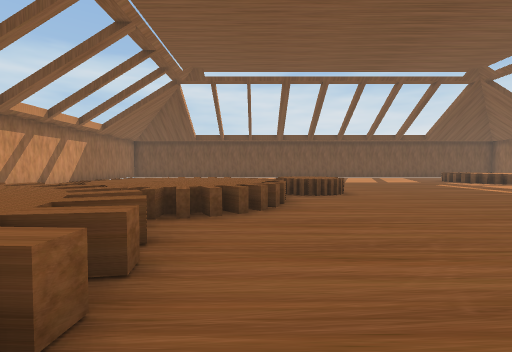
View 1 (above)

17 first-person views from a walk through a scene from a Unity 3-D project. The camera is 1.5 m above the floor, tilts 2° down and sees 85° across. The floor is counted in squares, 2 m on a side. Each view is taken from the middle of a square. On the plan, view 1 faces up. The plan holds only what a view shows up to about 10 squares ahead; the rest is blank.

View 2
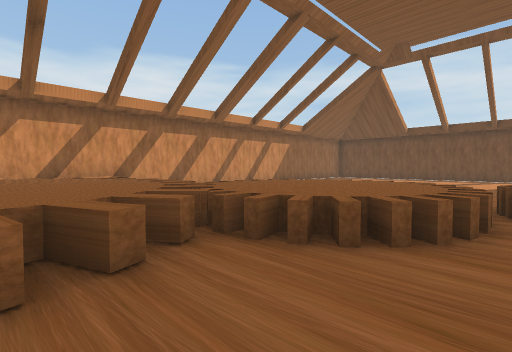

View 3
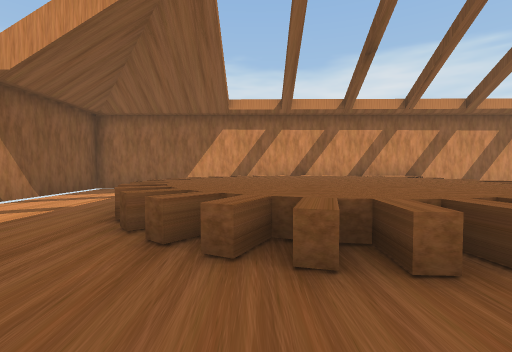

View 4
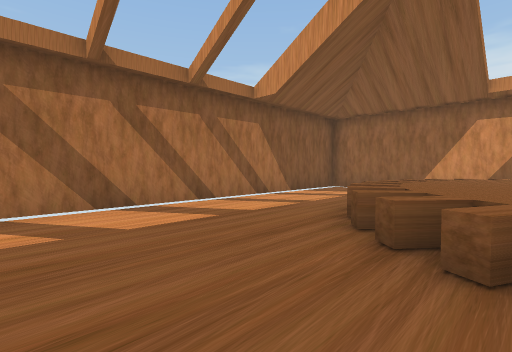

View 5
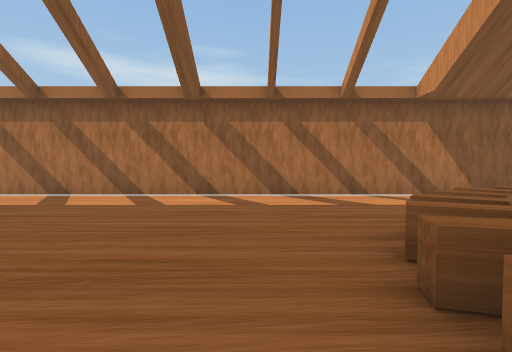

View 6
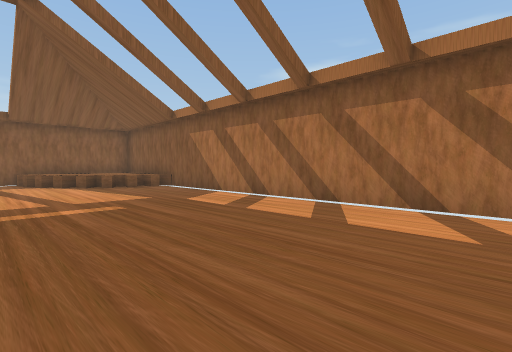

View 7
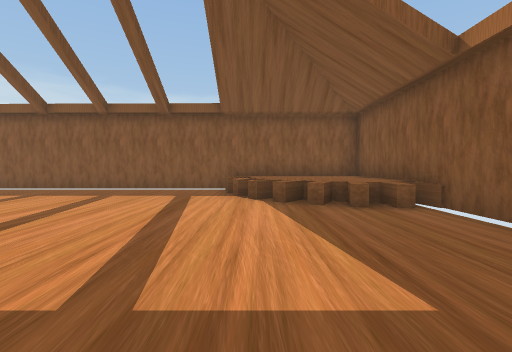

View 8
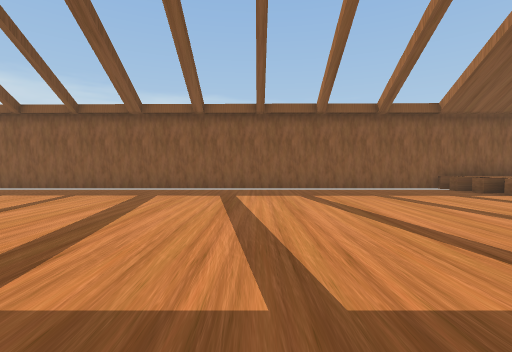

View 9
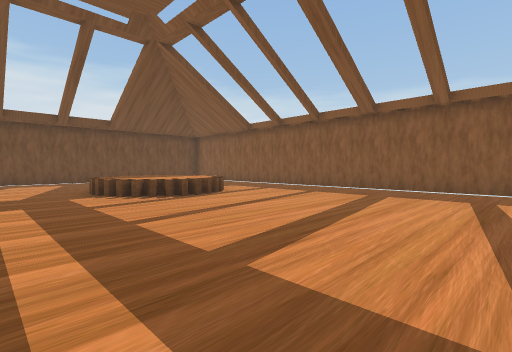

View 10
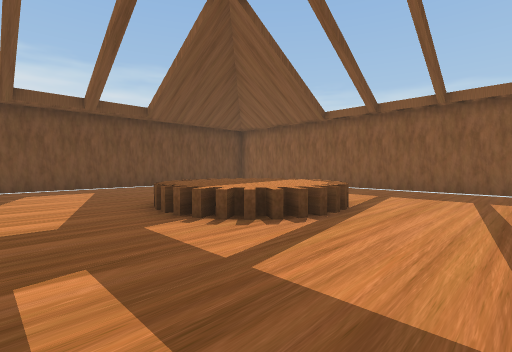

View 11
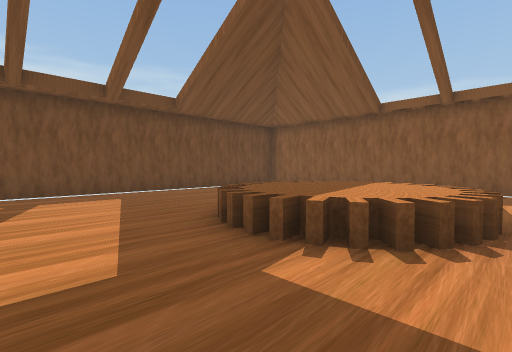

View 12
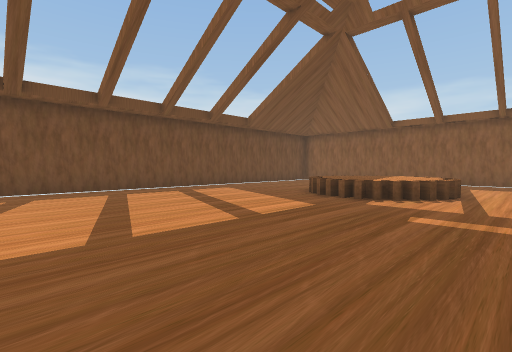

View 13
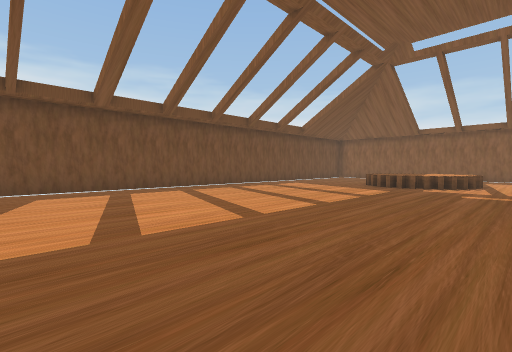

View 14
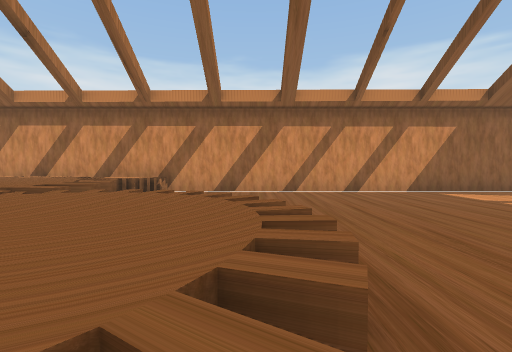

View 15
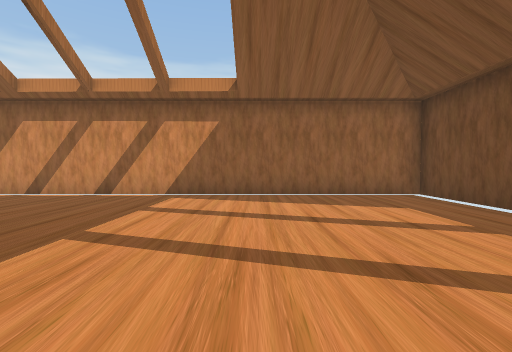

View 16
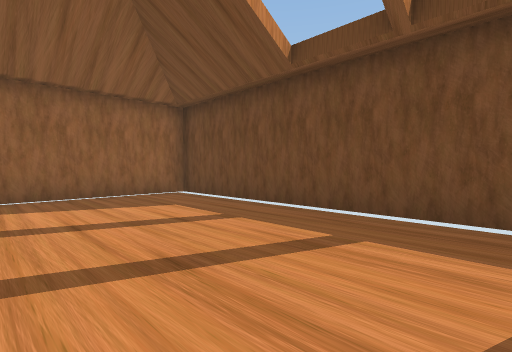

View 17
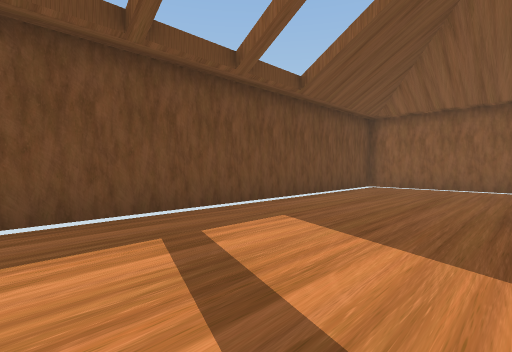

### Floor plan
Key: @ floor where view 1 was taken; # wall or solid block; . floor; = window, fence, low wall or low ledge; ^ raised ledge; O other object.
Columns run from 9 left of view 1 to 16 right of it. Each row starts with its distance up from view 1.
 20 ##########################
 19 #........................#
 18 #........................#
 17 #........................#
 16 #........................#
 15 #...................O....#
 14 #..................OOO   #
 13 #...... ..........OOOOO .#
 12 #.....  ...........OOO...#
 11 #...... .................#
 10 #........................#
  9 #.........O..............#
  8 #..   =^^.OO.............#
  7 #.   .=^^=.O.............#
  6 #    =#^^^...............#
  5 OO ^^^#^^=..... .........#
  4 OOO^^^#^^.....   ........#
  3 #^^^^^#^.....     .......#
  2 #^^^^^#^#...       ......#
  1 #^^^^^#^^..        ......#
  0 #^^^^^^=.@...............#
 -1 # ^^^^^^.................#
 -2 # .^^^^................^^^
 -3 #  ...................^^^^
 -4 # ...................=^^^^
 -5 #.....................^^^^
 -6 ######################

Where each view was taken, in squares from view 1:
view 1: 0 up, 0 right, facing up
view 2: 2 up, 1 right, facing up-left
view 3: 0 up, 1 right, facing left
view 4: 0 up, 1 right, facing down-left
view 5: 2 up, 0 right, facing down
view 6: 0 up, 2 right, facing down-right
view 7: 2 down, 7 right, facing right
view 8: 5 up, 7 right, facing right
view 9: 5 up, 7 right, facing up-right
view 10: 9 up, 7 right, facing up-right
view 11: 11 up, 7 right, facing up-right
view 12: 10 up, 3 right, facing up-right
view 13: 10 up, 1 left, facing up-right
view 14: 8 up, 0 right, facing left
view 15: 15 up, 1 left, facing left
view 16: 15 up, 1 left, facing up-left
view 17: 15 up, 6 right, facing up-right
